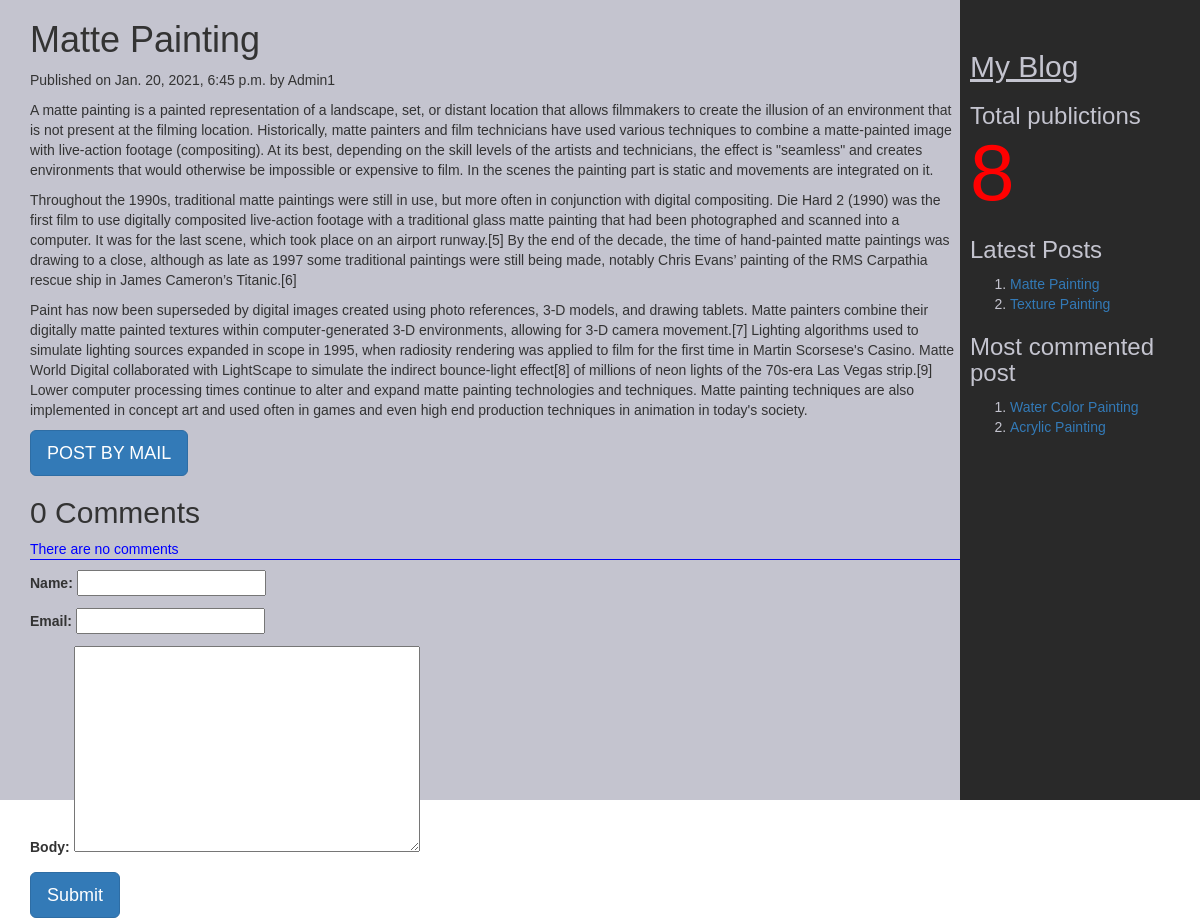
The page /2021/01/20/matte-painting/ on the database its author committed.
### myApp/models.py (models this page shows, shortened)
class Post(models.Model):
    tags = TaggableManager()
    STATUS_CHOICE=(('draft','Draft'),('published','Published'))
    title = models.CharField(max_length=200)
    slug = models.SlugField(max_length=50,unique_for_date='publish')
    author = models.ForeignKey(User,related_name='blog_posts',on_delete=models.CASCADE)
    body = models.TextField()
    publish = models.DateTimeField(default=timezone.now)
    created = models.DateTimeField(auto_now_add=True)
    updated = models.DateTimeField(auto_now=True)
    status = models.CharField(max_length=10,choices=STATUS_CHOICE,default='draft')
    objects = CustomManager()
    class Meta:
        ordering=('-publish',)
    def get_absolute_url(self):
        return reverse("post_detail",args=[self.publish.year,self.publish.strftime('%m'),self.publish.strftime('%d'),self.slug])

### myApp/views.py (the view, shortened to what this page needs)
# urls.py: url(r'^(?P<year>\d{4})/(?P<month>\d{2})/(?P<day>\d{2})/(?P<post>[-\w]+)/$',views.post_detail_view,name='post_detail'),
def post_detail_view(request,year,month,day,post):
    post=get_object_or_404(Post,slug=post,publish__year=year,publish__month=month,publish__day=day)
    comments=post.comments.filter(active=True)
    csubmit=False
    form=CommentForm()
    d={'post':post,'form':form,'csubmit':csubmit,'comments':comments}
    return render(request,'myApp/post_detail.html',d)

### myApp/forms.py
class CommentForm(forms.ModelForm):
    class Meta:
        model = Comment
        fields = ('name','email','body')

### myApp/models.py (called while the page is built)
    def get_queryset(self):#called automatically the moment we create objects
        return super().get_queryset().filter(status='published')

### myApp/templatetags/mytags.py (called while the page is built)
@register.simple_tag
def total_posts():
        return Post.objects.count()

@register.inclusion_tag('myApp/latest_post.html')
def show_latest_posts(count=3):
    latest_posts=Post.objects.order_by('-publish')[:count]
    return {'latest_posts':latest_posts}

@register.simple_tag
def get_most_commented_posts(count=2):
    return Post.objects.annotate(total_comments=Count('comments')).order_by('-total_comments')[:count]

### templates/myApp/post_detail.html (shortened to what this page needs)
<html>
    {%extends 'myApp/parent.html'%}
        {%block content_block%}
        <h1>{{post.title}}</h1>
        <p>Published on {{post.publish}} by {{post.author|title}}</p>
        {{post.body|linebreaks}}
        <a href="/{{post.id}}/share" class='btn btn-lg btn-primary'>POST BY MAIL</a>
        {%with comments.count as comments_count%}
        <h2>{{comments_count}} Comment{{comments_count|pluralize}}</h2>
        {%endwith%}
        {%if comments%}
        {%for c in comments%}
        <p>Comment {{forloop.counter}} by {{c.name}}</p>
        <div>{{c.body|linebreaks}}</div>
        <hr>
        {%endfor%}
        {%else%}
        <p style="color:blue;border-bottom:1px blue solid">There are no comments</p>
        {%endif%}
        {%if csubmit%}
        <h2>Thank you. Your comment has been added successfully</h2>
        {%else%}
        <form method="post">
          {{form.as_p}}
          <input type="submit" class="btn btn-lg btn-primary" value="Submit">
        </form>
        {%endif%}
        {%endblock%}

### templates/myApp/parent.html (shortened to what this page needs)
<html>
{%load mytags%}
    <head>
        <link rel="stylesheet" href="https://maxcdn.bootstrapcdn.com/bootstrap/3.3.7/css/bootstrap.min.css">
    </head>
    <body>
        <div class="content" style="font-family:arial;width:80%;float:left;background-color:#c4c4cf;height:100vh;padding:0 0 0 30px">
              {%block content_block%}
              {%endblock%}
        </div>
        <div class="sidebar" style="font-family:arial;width:20%;float:right;background-color:#292929;height:100vh;padding:10px">
          <div style="color:#c4c4cf">
            <br>
              <h2><u>My Blog</u></h2>
                <h3>Total publictions
                  <span style="color:red;font-size:80px">
                  {%total_posts%}</span>
                  <h3>Latest Posts</h3>
                    {% show_latest_posts 2%}
                  <h3>Most commented post</h3>
                  {%get_most_commented_posts as m%}
                  <ol>
                    {%for post in m%}
                    <li><a href="{{post.get_absolute_url}}">{{post.title}}</a></li>
                    {%endfor%}
                  </ol>
                </h3>
            </div>
        </div>
    </body>
</html>

### templates/myApp/latest_post.html
<!DOCTYPE html>
<html lang="en" dir="ltr">
  <body>
    <ol>
    {%for post in latest_posts%}
    <li><a href="{{post.get_absolute_url}}">{{post.title}}</a></li>
    {%endfor%}
      </ol>
  </body>
</html>

### rows shown on the page
Post: title "Matte Painting", publish "Jan. 20, 2021, 6:45 p.m.", author "Admin1", body "A matte painting is a painted representation of a landscape, set, or distant location that allows filmmakers to create the illusion of an environment that is not present at the filming location. Historically, matte painters and film technicians have used various techniques to combine a matte-painted image with live-action footage (compositing). At its best, depending on the skill levels of the artists and technicians, the effect is \"seamless\" and creates environments that would otherwise be impossible or expensive to film. In the scenes the painting part is static and movements are integrated on it. Throughout the 1990s, traditional matte paintings were still in use, but more often in…"
Post: title "Texture Painting"
Post: title "Water Color Painting"
Post: title "Acrylic Painting"

### other values the page prints
{{ comments_count }} "0"
